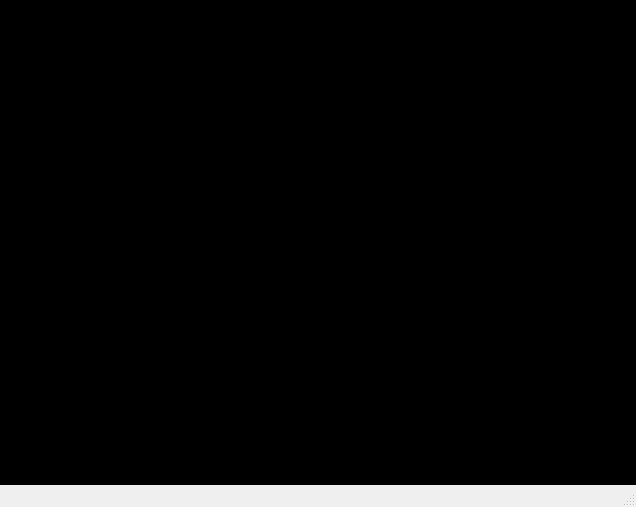
<?xml version="1.0" encoding="UTF-8"?>
<ui version="4.0">
 <class>MainWindowTester</class>
 <widget class="QMainWindow" name="MainWindowTester">
  <property name="geometry">
   <rect>
    <x>0</x>
    <y>0</y>
    <width>636</width>
    <height>507</height>
   </rect>
  </property>
  <property name="windowTitle">
   <string>MainWindow</string>
  </property>
  <widget class="QWidget" name="centralwidget">
   <layout class="QGridLayout" name="gridLayout">
    <property name="leftMargin">
     <number>0</number>
    </property>
    <property name="topMargin">
     <number>0</number>
    </property>
    <property name="rightMargin">
     <number>0</number>
    </property>
    <property name="bottomMargin">
     <number>0</number>
    </property>
    <property name="spacing">
     <number>0</number>
    </property>
    <item row="0" column="0">
     <widget class="QMdiArea" name="mdiArea">
      <property name="background">
       <brush brushstyle="SolidPattern">
        <color alpha="255">
         <red>0</red>
         <green>0</green>
         <blue>0</blue>
        </color>
       </brush>
      </property>
      <property name="viewMode">
       <enum>QMdiArea::SubWindowView</enum>
      </property>
     </widget>
    </item>
   </layout>
  </widget>
  <widget class="QMenuBar" name="menubar">
   <property name="geometry">
    <rect>
     <x>0</x>
     <y>0</y>
     <width>636</width>
     <height>22</height>
    </rect>
   </property>
  </widget>
  <widget class="QStatusBar" name="statusbar"/>
 </widget>
 <resources/>
 <connections/>
</ui>
